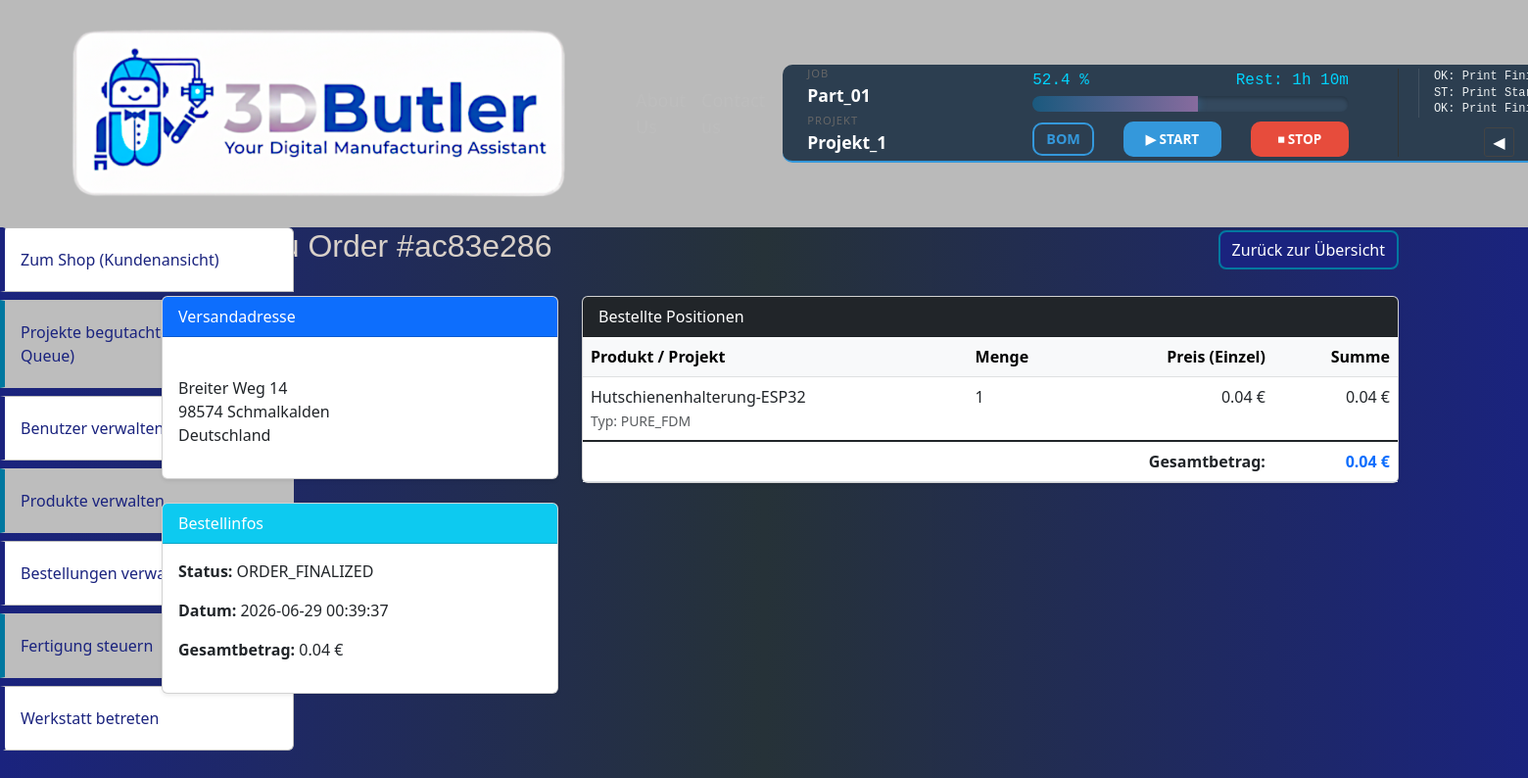
Page /admin/order_details/ORDE_bd9c5c4e-6cf0-49a5-bbfe-42fcac83e286 (signed in) on the committed database.
### tables this page shows
CREATE TABLE "Addresses" (
        "AddressID" TEXT NOT NULL PRIMARY KEY,
        "UserID" TEXT NOT NULL,
        "Street" TEXT,
        "City" TEXT,
        "Zipcode" TEXT,
        "Country" TEXT,
        "IsDefaultShipping" INTEGER DEFAULT 0,
        FOREIGN KEY ("UserID") REFERENCES "Users"("UserID") ON DELETE CASCADE
    );

CREATE TABLE "Orders" (
    "OrderID"           TEXT NOT NULL PRIMARY KEY,
    "UserID"            TEXT NOT NULL,
    "AddressID"         TEXT,
    "PaymentID"         TEXT,
    "SourceProjectID"   TEXT,
    
    "OrderStatus"       TEXT NOT NULL DEFAULT 'ORDER_CREATED', 
    "OrderDate"         TEXT NOT NULL,
    "OrderAmount"        INTEGER NOT NULL, 
    
    "PaymentStatus"     TEXT NOT NULL DEFAULT 'PENDING_PAYMENT', 
    "TransactionID"     TEXT, 
    "PaymentMethod"     TEXT,  
    "IsArchived"        INTEGER NOT NULL DEFAULT 0,

    FOREIGN KEY ("UserID") REFERENCES "Users" ("UserID"),
    FOREIGN KEY ("AddressID") REFERENCES "Addresses" ("AddressID"),
    FOREIGN KEY ("PaymentID") REFERENCES "Payments" ("PaymentID"),
    FOREIGN KEY ("SourceProjectID") REFERENCES "Projects" ("ProjectID")
);

CREATE TABLE "OrderPositions" (
    "PositionID" TEXT NOT NULL PRIMARY KEY,
    "OrderID" TEXT NOT NULL,
    "ProductID" TEXT NOT NULL,
    "ProductType" TEXT NOT NULL,
    "Quantity" INTEGER NOT NULL,
    "PricePerUnit" INTEGER NOT NULL,
    FOREIGN KEY ("OrderID") REFERENCES "Orders" ("OrderID"),
    FOREIGN KEY ("ProductID") REFERENCES "Products" ("ProductID")
);

CREATE TABLE "Products" (
    "ProductID" TEXT NOT NULL PRIMARY KEY,
    "UserID" TEXT NOT NULL,
    "ProductCategory" TEXT NOT NULL,
    "MaterialType" TEXT NOT NULL,
    "ProductName" TEXT NOT NULL,
    "ProductDescription" TEXT NOT NULL,
    "WeightG" REAL NOT NULL,
    "PrintTimeMin" INTEGER NOT NULL,
    "CreatedAt" TEXT NOT NULL,
    "StockQuantity" INTEGER NOT NULL,
    "IsActive" INTEGER NOT NULL,
    "ImagePath" TEXT,
    "IsShopReady" INTEGER NOT NULL DEFAULT 0,
    "IsShopVisible" INTEGER NOT NULL DEFAULT 0,
    "Color" TEXT,
    "SourceProjectID" TEXT,
    FOREIGN KEY ("UserID") REFERENCES "Users" ("UserID"),
    FOREIGN KEY ("ProductCategory") REFERENCES "ProductCategories" ("CategoryName")
);

### website/admin_views.py (the view)
@admin_bp.route('/order_details/<string:order_id>')
@check_admin
def order_details(order_id):
    order = order_manager.get_order_by_id(order_id)
    if not order:
        flash("Bestellung nicht gefunden.", "danger")
        return redirect(url_for('admin_views.manage_orders'))
    positions = order_manager.get_order_positions(order_id)
    address = order_manager.get_address_by_id(order['AddressID'])
    return render_template(
        'admin/admin_order_details.html',
        order=order,
        positions=positions,
        address=address
    )

### website/order_manager.py (called while the page is built)
    def get_order_by_id(self, order_id: str):
        query = "SELECT * FROM Orders WHERE OrderID = ?"
        return self._execute_query(query, (order_id,), fetch=True, fetch_one=True)

    def get_order_positions(self, order_id: str):
        query = """
        SELECT op.*, p.ProductName,
        op.PricePerUnit AS Price
        FROM OrderPositions op
        JOIN Products p ON op.ProductID = p.ProductID
        WHERE op.OrderID = ?
        """
        return self._execute_query(query, (order_id,), fetch=True)

    def get_address_by_id(self, address_id: str):
        query = "SELECT * FROM Addresses WHERE AddressID = ?"
        return self._execute_query(query, (address_id,), fetch=True, fetch_one=True)

### website/user.py (called while the page is built)
def check_admin(f):
    @wraps(f)
    def decorated_function(*args, **kwargs):
        user_id = session.get('user_id')
        user = current_app.user_manager.find_user_by_id(user_id)
        if not user or not (user.get('IsAdmin') == 1 and user.get('IsActive') == 1):
            flash("Admin-Rechte erforderlich!", "danger")
            return redirect(url_for('views.home'))
        return f(*args, **kwargs)
    return decorated_function

### website/user_manager.py (called while the page is built)
    def find_user_by_id(self, user_id):
        query = "SELECT IsActive, IsAdmin FROM Users WHERE UserID = ?"
        result = self._execute_query(query, (user_id,), fetch=True)
        if result:
            return {'IsActive': result[0][0], 'IsAdmin': result[0][1]}
        return None

### website/templates/admin/admin_order_details.html (shortened to what this page needs)
{% extends 'admin/admin_base.html' %}
{% block body %}
<div class="container content-shift">
    <div class="d-flex justify-content-between align-items-center mb-4">
        <h2>Details zu Order #{{ order.OrderID[-8:] }}</h2>
        <a href="{{ url_for('admin_views.manage_orders') }}" class="btn btn-secondary">Zurück zur Übersicht</a>
    </div>
    <div class="row">
        <div class="col-md-4">
            <div class="card mb-4 shadow-sm">
                <div class="card-header bg-primary text-white">Versandadresse</div>
                <div class="card-body">
                    {% if address %}
                        <p><strong>{{ address.FirstName }} {{ address.LastName }}</strong><br>
                        {{ address.Street }} {{ address.HouseNumber }}<br>
                        {{ address.ZipCode }} {{ address.City }}<br>
                        {{ address.Country }}</p>
                    {% else %}
                        <p class="text-danger">Keine Adresse gefunden.</p>
                    {% endif %}
                </div>
            </div>
            <div class="card shadow-sm">
                <div class="card-header bg-info text-white">Bestellinfos</div>
                <div class="card-body">
                    <p><strong>Status:</strong> {{ order.OrderStatus }}</p>
                    <p><strong>Datum:</strong> {{ order.OrderDate }}</p>
                    <p><strong>Gesamtbetrag:</strong> {{ (order.OrderAmount / 100) | round(2) }} €</p>
                </div>
            </div>
        </div>
        <div class="col-md-8">
            <div class="card shadow-sm">
                <div class="card-header bg-dark text-white">Bestellte Positionen</div>
                <div class="card-body p-0">
                    <table class="table table-hover mb-0">
                        <thead class="table-light">
                            <tr>
                                <th>Produkt / Projekt</th>
                                <th>Menge</th>
                                <th class="text-end">Preis (Einzel)</th>
                                <th class="text-end">Summe</th>
                            </tr>
                        </thead>
                        <tbody>
                            {% for pos in positions %}
                            <tr>
                                <td>
                                    {{ pos.ProductName or "Individuelles Projekt" }}<br>
                                    <small class="text-muted">Typ: {{ pos.ProductType }}</small>
                                </td>
                                <td>{{ pos.Quantity }}</td>
                                <td class="text-end">{{ (pos.PricePerUnit / 100) | round(2) }} €</td>
                                <td class="text-end">{{ (pos.PricePerUnit * pos.Quantity / 100) | round(2) }} €</td>
                            </tr>
                            {% endfor %}
                        </tbody>
                        <tfoot class="table-group-divider">
                            <tr class="fw-bold">
                                <td colspan="3" class="text-end">Gesamtbetrag:</td>
                                <td class="text-end text-primary">{{ (order.OrderAmount / 100) | round(2) }} €</td>
                            </tr>
                        </tfoot>
                    </table>
                </div>
            </div>
        </div>
    </div>
</div>
{% endblock %}

### website/static/css/style.css (style rules this page uses)
body { position: relative; overflow-x: hidden; }
body::before { content: ""; position: fixed; top: 0; left: -150%; width: 100%; height: 100%; background: linear-gradient( 120deg, transparent, rgba(128, 216, 255, 0.04) 40%, rgba(255, 255, 255, 0.08) 50%, rgba(128, 216, 255, 0.04) 60%, transparent ); z-index: -1; transform: skewX(-25deg); animation: global-shimmer 12s cubic-bezier(0.4, 0, 0.6, 1) infinite; pointer-events: none; }
h2 { font-family: Verdana, Geneva, Tahoma, sans-serif; color: rgb(217, 209, 201); }
.btn { background: #1A237E; border: 2px solid #0078a0; border-radius: 8px; color: #fff; }
.content-shift { padding-left: 45px; }

### rows in the picture
Addresses: Street "Breiter Weg 14", ZipCode "98574", City "Schmalkalden", Country "Deutschland"
Orders: OrderStatus "ORDER_FINALIZED", OrderDate "2026-06-29 00:39:37", (order.OrderAmount/100)|round(2) "0.04"
OrderPositions: ProductName "Hutschienenhalterung-ESP32", ProductType "PURE_FDM", Quantity "1", (pos.PricePerUnit/100)|round(2) "0.04", (pos.PricePerUnit*pos.Quantity/100)|round(2) "0.04"

### other values in the picture
{{ order.OrderID[-8:] }} "ac83e286"
